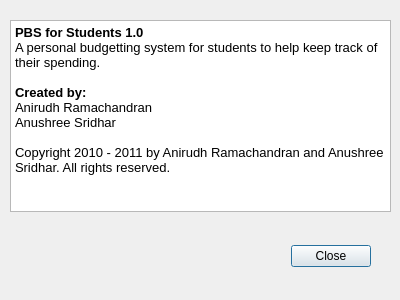
<?xml version="1.0" encoding="UTF-8"?>
<ui version="4.0">
 <class>aboutDialog</class>
 <widget class="QDialog" name="aboutDialog">
  <property name="geometry">
   <rect>
    <x>0</x>
    <y>0</y>
    <width>400</width>
    <height>300</height>
   </rect>
  </property>
  <property name="windowTitle">
   <string>About PBS</string>
  </property>
  <property name="windowIcon">
   <iconset>
    <normaloff>../../logo_plain/blob.png</normaloff>../../logo_plain/blob.png</iconset>
  </property>
  <widget class="QDialogButtonBox" name="buttonBox">
   <property name="geometry">
    <rect>
     <x>30</x>
     <y>240</y>
     <width>341</width>
     <height>32</height>
    </rect>
   </property>
   <property name="orientation">
    <enum>Qt::Horizontal</enum>
   </property>
   <property name="standardButtons">
    <set>QDialogButtonBox::Close</set>
   </property>
  </widget>
  <widget class="QTextBrowser" name="textBrowser">
   <property name="geometry">
    <rect>
     <x>10</x>
     <y>20</y>
     <width>381</width>
     <height>192</height>
    </rect>
   </property>
   <property name="html">
    <string>&lt;!DOCTYPE HTML PUBLIC &quot;-//W3C//DTD HTML 4.0//EN&quot; &quot;http://www.w3.org/TR/REC-html40/strict.dtd&quot;&gt;
&lt;html&gt;&lt;head&gt;&lt;meta name=&quot;qrichtext&quot; content=&quot;1&quot; /&gt;&lt;style type=&quot;text/css&quot;&gt;
p, li { white-space: pre-wrap; }
&lt;/style&gt;&lt;/head&gt;&lt;body style=&quot; font-family:'Sans'; font-size:10pt; font-weight:400; font-style:normal;&quot;&gt;
&lt;table border=&quot;0&quot; style=&quot;-qt-table-type: root; margin-top:4px; margin-bottom:4px; margin-left:4px; margin-right:4px;&quot;&gt;
&lt;tr&gt;
&lt;td style=&quot;border: none;&quot;&gt;
&lt;p style=&quot; margin-top:0px; margin-bottom:0px; margin-left:0px; margin-right:0px; -qt-block-indent:0; text-indent:0px;&quot;&gt;&lt;span style=&quot; font-weight:600;&quot;&gt;PBS for Students 1.0&lt;/span&gt;&lt;/p&gt;
&lt;p style=&quot; margin-top:0px; margin-bottom:0px; margin-left:0px; margin-right:0px; -qt-block-indent:0; text-indent:0px;&quot;&gt;A personal budgetting system for students to help keep track of their spending.&lt;/p&gt;
&lt;p style=&quot;-qt-paragraph-type:empty; margin-top:0px; margin-bottom:0px; margin-left:0px; margin-right:0px; -qt-block-indent:0; text-indent:0px; font-weight:600;&quot;&gt;&lt;/p&gt;
&lt;p style=&quot; margin-top:0px; margin-bottom:0px; margin-left:0px; margin-right:0px; -qt-block-indent:0; text-indent:0px;&quot;&gt;&lt;span style=&quot; font-weight:600;&quot;&gt;Created by:&lt;/span&gt;&lt;/p&gt;
&lt;p style=&quot; margin-top:0px; margin-bottom:0px; margin-left:0px; margin-right:0px; -qt-block-indent:0; text-indent:0px;&quot;&gt;Anirudh Ramachandran&lt;/p&gt;
&lt;p style=&quot; margin-top:0px; margin-bottom:0px; margin-left:0px; margin-right:0px; -qt-block-indent:0; text-indent:0px;&quot;&gt;Anushree Sridhar&lt;/p&gt;
&lt;p style=&quot;-qt-paragraph-type:empty; margin-top:0px; margin-bottom:0px; margin-left:0px; margin-right:0px; -qt-block-indent:0; text-indent:0px;&quot;&gt;&lt;/p&gt;
&lt;p style=&quot; margin-top:0px; margin-bottom:0px; margin-left:0px; margin-right:0px; -qt-block-indent:0; text-indent:0px;&quot;&gt;Copyright 2010 - 2011 by Anirudh Ramachandran and Anushree Sridhar. All rights reserved.&lt;/p&gt;&lt;/td&gt;&lt;/tr&gt;&lt;/table&gt;&lt;/body&gt;&lt;/html&gt;</string>
   </property>
  </widget>
 </widget>
 <resources/>
 <connections>
  <connection>
   <sender>buttonBox</sender>
   <signal>accepted()</signal>
   <receiver>aboutDialog</receiver>
   <slot>accept()</slot>
   <hints>
    <hint type="sourcelabel">
     <x>248</x>
     <y>254</y>
    </hint>
    <hint type="destinationlabel">
     <x>157</x>
     <y>274</y>
    </hint>
   </hints>
  </connection>
  <connection>
   <sender>buttonBox</sender>
   <signal>rejected()</signal>
   <receiver>aboutDialog</receiver>
   <slot>reject()</slot>
   <hints>
    <hint type="sourcelabel">
     <x>316</x>
     <y>260</y>
    </hint>
    <hint type="destinationlabel">
     <x>286</x>
     <y>274</y>
    </hint>
   </hints>
  </connection>
 </connections>
</ui>
